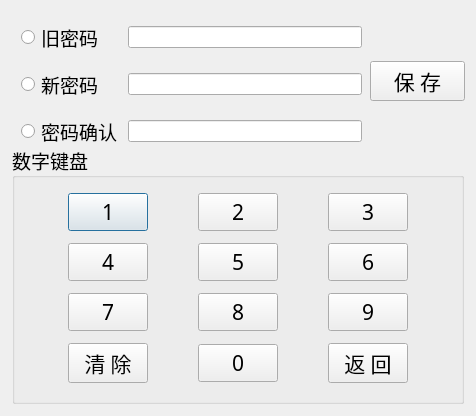
<?xml version="1.0" encoding="UTF-8"?>
<ui version="4.0">
 <class>pwdSetDialog</class>
 <widget class="QDialog" name="pwdSetDialog">
  <property name="geometry">
   <rect>
    <x>0</x>
    <y>0</y>
    <width>476</width>
    <height>416</height>
   </rect>
  </property>
  <property name="windowTitle">
   <string>密码设置</string>
  </property>
  <property name="windowIcon">
   <iconset>
    <normaloff>C:/Users/zhanqingcai/.designer/backup/login.png</normaloff>C:/Users/zhanqingcai/.designer/backup/login.png</iconset>
  </property>
  <widget class="QGroupBox" name="groupBox">
   <property name="geometry">
    <rect>
     <x>12</x>
     <y>145</y>
     <width>452</width>
     <height>259</height>
    </rect>
   </property>
   <property name="font">
    <font>
     <family>微软雅黑</family>
     <pointsize>14</pointsize>
    </font>
   </property>
   <property name="title">
    <string>数字键盘</string>
   </property>
   <layout class="QGridLayout" name="gridLayout">
    <item row="0" column="0">
     <layout class="QHBoxLayout" name="horizontalLayout_8">
      <item>
       <spacer name="horizontalSpacer_10">
        <property name="orientation">
         <enum>Qt::Horizontal</enum>
        </property>
        <property name="sizeHint" stdset="0">
         <size>
          <width>40</width>
          <height>20</height>
         </size>
        </property>
       </spacer>
      </item>
      <item>
       <widget class="QPushButton" name="pushButton_1">
        <property name="font">
         <font>
          <family>微软雅黑</family>
          <pointsize>16</pointsize>
         </font>
        </property>
        <property name="text">
         <string>1</string>
        </property>
       </widget>
      </item>
      <item>
       <spacer name="horizontalSpacer_11">
        <property name="orientation">
         <enum>Qt::Horizontal</enum>
        </property>
        <property name="sizeHint" stdset="0">
         <size>
          <width>40</width>
          <height>20</height>
         </size>
        </property>
       </spacer>
      </item>
      <item>
       <widget class="QPushButton" name="pushButton_2">
        <property name="font">
         <font>
          <family>微软雅黑</family>
          <pointsize>16</pointsize>
         </font>
        </property>
        <property name="text">
         <string>2</string>
        </property>
       </widget>
      </item>
      <item>
       <spacer name="horizontalSpacer_12">
        <property name="orientation">
         <enum>Qt::Horizontal</enum>
        </property>
        <property name="sizeHint" stdset="0">
         <size>
          <width>40</width>
          <height>20</height>
         </size>
        </property>
       </spacer>
      </item>
      <item>
       <widget class="QPushButton" name="pushButton_3">
        <property name="font">
         <font>
          <family>微软雅黑</family>
          <pointsize>16</pointsize>
         </font>
        </property>
        <property name="text">
         <string>3</string>
        </property>
       </widget>
      </item>
      <item>
       <spacer name="horizontalSpacer_13">
        <property name="orientation">
         <enum>Qt::Horizontal</enum>
        </property>
        <property name="sizeHint" stdset="0">
         <size>
          <width>40</width>
          <height>20</height>
         </size>
        </property>
       </spacer>
      </item>
     </layout>
    </item>
    <item row="1" column="0">
     <layout class="QHBoxLayout" name="horizontalLayout_9">
      <item>
       <spacer name="horizontalSpacer_14">
        <property name="orientation">
         <enum>Qt::Horizontal</enum>
        </property>
        <property name="sizeHint" stdset="0">
         <size>
          <width>40</width>
          <height>20</height>
         </size>
        </property>
       </spacer>
      </item>
      <item>
       <widget class="QPushButton" name="pushButton_4">
        <property name="font">
         <font>
          <family>微软雅黑</family>
          <pointsize>16</pointsize>
         </font>
        </property>
        <property name="text">
         <string>4</string>
        </property>
       </widget>
      </item>
      <item>
       <spacer name="horizontalSpacer_15">
        <property name="orientation">
         <enum>Qt::Horizontal</enum>
        </property>
        <property name="sizeHint" stdset="0">
         <size>
          <width>40</width>
          <height>20</height>
         </size>
        </property>
       </spacer>
      </item>
      <item>
       <widget class="QPushButton" name="pushButton_5">
        <property name="font">
         <font>
          <family>微软雅黑</family>
          <pointsize>16</pointsize>
         </font>
        </property>
        <property name="text">
         <string>5</string>
        </property>
       </widget>
      </item>
      <item>
       <spacer name="horizontalSpacer_16">
        <property name="orientation">
         <enum>Qt::Horizontal</enum>
        </property>
        <property name="sizeHint" stdset="0">
         <size>
          <width>40</width>
          <height>20</height>
         </size>
        </property>
       </spacer>
      </item>
      <item>
       <widget class="QPushButton" name="pushButton_6">
        <property name="font">
         <font>
          <family>微软雅黑</family>
          <pointsize>16</pointsize>
         </font>
        </property>
        <property name="text">
         <string>6</string>
        </property>
       </widget>
      </item>
      <item>
       <spacer name="horizontalSpacer_17">
        <property name="orientation">
         <enum>Qt::Horizontal</enum>
        </property>
        <property name="sizeHint" stdset="0">
         <size>
          <width>40</width>
          <height>20</height>
         </size>
        </property>
       </spacer>
      </item>
     </layout>
    </item>
    <item row="2" column="0">
     <layout class="QHBoxLayout" name="horizontalLayout_10">
      <item>
       <spacer name="horizontalSpacer_18">
        <property name="orientation">
         <enum>Qt::Horizontal</enum>
        </property>
        <property name="sizeHint" stdset="0">
         <size>
          <width>40</width>
          <height>20</height>
         </size>
        </property>
       </spacer>
      </item>
      <item>
       <widget class="QPushButton" name="pushButton_7">
        <property name="font">
         <font>
          <family>微软雅黑</family>
          <pointsize>16</pointsize>
         </font>
        </property>
        <property name="text">
         <string>7</string>
        </property>
       </widget>
      </item>
      <item>
       <spacer name="horizontalSpacer_19">
        <property name="orientation">
         <enum>Qt::Horizontal</enum>
        </property>
        <property name="sizeHint" stdset="0">
         <size>
          <width>40</width>
          <height>20</height>
         </size>
        </property>
       </spacer>
      </item>
      <item>
       <widget class="QPushButton" name="pushButton_8">
        <property name="font">
         <font>
          <family>微软雅黑</family>
          <pointsize>16</pointsize>
         </font>
        </property>
        <property name="text">
         <string>8</string>
        </property>
       </widget>
      </item>
      <item>
       <spacer name="horizontalSpacer_20">
        <property name="orientation">
         <enum>Qt::Horizontal</enum>
        </property>
        <property name="sizeHint" stdset="0">
         <size>
          <width>40</width>
          <height>20</height>
         </size>
        </property>
       </spacer>
      </item>
      <item>
       <widget class="QPushButton" name="pushButton_9">
        <property name="font">
         <font>
          <family>微软雅黑</family>
          <pointsize>16</pointsize>
         </font>
        </property>
        <property name="text">
         <string>9</string>
        </property>
       </widget>
      </item>
      <item>
       <spacer name="horizontalSpacer_21">
        <property name="orientation">
         <enum>Qt::Horizontal</enum>
        </property>
        <property name="sizeHint" stdset="0">
         <size>
          <width>40</width>
          <height>20</height>
         </size>
        </property>
       </spacer>
      </item>
     </layout>
    </item>
    <item row="3" column="0">
     <layout class="QHBoxLayout" name="horizontalLayout_11">
      <item>
       <spacer name="horizontalSpacer_8">
        <property name="orientation">
         <enum>Qt::Horizontal</enum>
        </property>
        <property name="sizeHint" stdset="0">
         <size>
          <width>40</width>
          <height>20</height>
         </size>
        </property>
       </spacer>
      </item>
      <item>
       <widget class="QPushButton" name="clearBtn">
        <property name="font">
         <font>
          <family>微软雅黑</family>
          <pointsize>16</pointsize>
         </font>
        </property>
        <property name="text">
         <string>清 除</string>
        </property>
       </widget>
      </item>
      <item>
       <spacer name="horizontalSpacer_22">
        <property name="orientation">
         <enum>Qt::Horizontal</enum>
        </property>
        <property name="sizeHint" stdset="0">
         <size>
          <width>40</width>
          <height>20</height>
         </size>
        </property>
       </spacer>
      </item>
      <item>
       <widget class="QPushButton" name="pushButton_0">
        <property name="font">
         <font>
          <family>微软雅黑</family>
          <pointsize>16</pointsize>
         </font>
        </property>
        <property name="text">
         <string>0</string>
        </property>
       </widget>
      </item>
      <item>
       <spacer name="horizontalSpacer_23">
        <property name="orientation">
         <enum>Qt::Horizontal</enum>
        </property>
        <property name="sizeHint" stdset="0">
         <size>
          <width>40</width>
          <height>20</height>
         </size>
        </property>
       </spacer>
      </item>
      <item>
       <widget class="QPushButton" name="cancelBtn">
        <property name="font">
         <font>
          <family>微软雅黑</family>
          <pointsize>16</pointsize>
         </font>
        </property>
        <property name="text">
         <string>返 回</string>
        </property>
       </widget>
      </item>
      <item>
       <spacer name="horizontalSpacer_24">
        <property name="orientation">
         <enum>Qt::Horizontal</enum>
        </property>
        <property name="sizeHint" stdset="0">
         <size>
          <width>40</width>
          <height>20</height>
         </size>
        </property>
       </spacer>
      </item>
     </layout>
    </item>
   </layout>
  </widget>
  <widget class="QWidget" name="layoutWidget">
   <property name="geometry">
    <rect>
     <x>21</x>
     <y>14</y>
     <width>341</width>
     <height>141</height>
    </rect>
   </property>
   <layout class="QGridLayout" name="gridLayout_2">
    <item row="0" column="0">
     <widget class="QRadioButton" name="radioBtn_currpwd">
      <property name="font">
       <font>
        <family>微软雅黑</family>
        <pointsize>14</pointsize>
       </font>
      </property>
      <property name="text">
       <string>旧密码</string>
      </property>
     </widget>
    </item>
    <item row="0" column="1">
     <widget class="QLineEdit" name="lineEdit_currpwd"/>
    </item>
    <item row="1" column="0">
     <widget class="QRadioButton" name="radioBtn_newpwd">
      <property name="font">
       <font>
        <family>微软雅黑</family>
        <pointsize>14</pointsize>
       </font>
      </property>
      <property name="text">
       <string>新密码</string>
      </property>
     </widget>
    </item>
    <item row="1" column="1">
     <widget class="QLineEdit" name="lineEdit_newpwd"/>
    </item>
    <item row="2" column="0">
     <widget class="QRadioButton" name="radioBtn_checkpwd">
      <property name="font">
       <font>
        <family>微软雅黑</family>
        <pointsize>14</pointsize>
       </font>
      </property>
      <property name="text">
       <string>密码确认</string>
      </property>
     </widget>
    </item>
    <item row="2" column="1">
     <widget class="QLineEdit" name="lineEdit_checkpwd">
      <property name="text">
       <string/>
      </property>
     </widget>
    </item>
   </layout>
  </widget>
  <widget class="QWidget" name="layoutWidget">
   <property name="geometry">
    <rect>
     <x>370</x>
     <y>10</y>
     <width>95</width>
     <height>141</height>
    </rect>
   </property>
   <layout class="QVBoxLayout" name="verticalLayout_2">
    <item>
     <spacer name="verticalSpacer">
      <property name="orientation">
       <enum>Qt::Vertical</enum>
      </property>
      <property name="sizeHint" stdset="0">
       <size>
        <width>20</width>
        <height>40</height>
       </size>
      </property>
     </spacer>
    </item>
    <item>
     <widget class="QPushButton" name="okBtn">
      <property name="font">
       <font>
        <family>微软雅黑</family>
        <pointsize>16</pointsize>
       </font>
      </property>
      <property name="text">
       <string>保 存</string>
      </property>
     </widget>
    </item>
    <item>
     <spacer name="verticalSpacer_2">
      <property name="orientation">
       <enum>Qt::Vertical</enum>
      </property>
      <property name="sizeHint" stdset="0">
       <size>
        <width>20</width>
        <height>40</height>
       </size>
      </property>
     </spacer>
    </item>
   </layout>
  </widget>
 </widget>
 <resources/>
 <connections/>
</ui>
